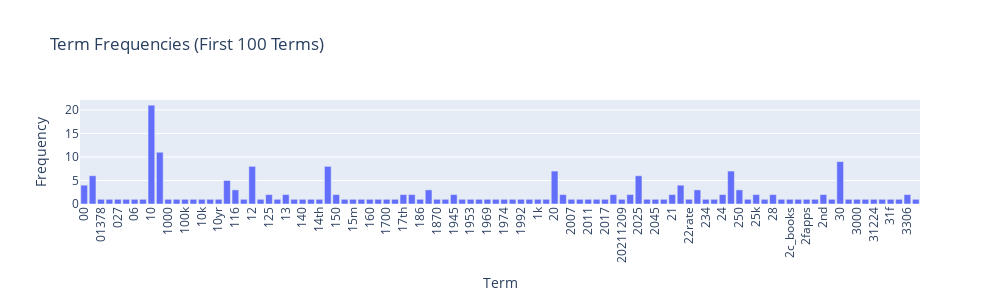

The code cell stored with this chart in its notebook:
### Code cell
# Answer here
import plotly.express as px

# Create an interactive bar plot for the first 100 terms
terms = count_vect.get_feature_names_out()[:100]
freqs = term_frequencies[:100]

fig = px.bar(x=terms, y=freqs, labels={'x': 'Term', 'y': 'Frequency'}, title='Term Frequencies (First 100 Terms)')
fig.update_layout(xaxis_tickangle=-90, width=1000, height=300)
fig.show()

### Figure 1 — Plotly figure (JSON) as saved in the notebook; plotly's stock layout.template omitted (floating-point values rounded to 4 significant figures)
{"data": [{"hovertemplate": "Term=%{x}<br>Frequency=%{y}<extra></extra>", "legendgroup": "", "marker": {"color": "#636efa", "pattern": {"shape": ""}}, "name": "", "orientation": "v", "showlegend": false, "textposition": "auto", "type": "bar", "x": ["00", "000", "01378", "02", "027", "03", "06", "08", "10", "100", "1000", "10000", "100k", "100x", "10k", "10ks", "10yr", "11", "116", "118", "12", "1242", "125", "12855584", "13", "14", "140", "145", "14th", "15", "150", "153", "15m", "16", "160", "17", "1700", "1728", "17th", "18", "186", "18630", "1870", "1934", "1945", "1947", "1953", "1961", "1969", "1973", "1974", "1981", "1992", "1999", "1k", "1m", "20", "200", "2007", "200k", "2011", "2012", "2017", "2021", "20211209", "2024", "2025", "2028", "2045", "208", "21", "22", "22rate", "23", "234", "235", "24", "25", "250", "25bps", "25k", "27", "28", "296895", "2c_books", "2c_wiki_recommendations", "2fapps", "2k", "2nd", "2s", "30", "300", "3000", "31", "31224", "31225", "31f", "33", "3306", "34"], "xaxis": "x", "y": [4, 6, 1, 1, 1, 1, 1, 1, 21, 11, 1, 1, 1, 1, 1, 1, 1, 5, 3, 1, 8, 1, 2, 1, 2, 1, 1, 1, 1, 8, 2, 1, 1, 1, 1, 1, 1, 1, 2, 2, 1, 3, 1, 1, 2, 1, 1, 1, 1, 1, 1, 1, 1, 1, 1, 1, 7, 2, 1, 1, 1, 1, 1, 2, 1, 2, 6, 1, 1, 1, 2, 4, 1, 3, 1, 1, 2, 7, 3, 1, 2, 1, 2, 1, 1, 1, 1, 1, 2, 1, 9, 1, 1, 1, 1, 1, 1, 1, 2, 1], "yaxis": "y"}], "layout": {"barmode": "relative", "height": 300, "legend": {"tracegroupgap": 0}, "title": {"text": "Term Frequencies (First 100 Terms)"}, "width": 1000, "xaxis": {"anchor": "y", "domain": [0, 1], "tickangle": -90, "title": {"text": "Term"}}, "yaxis": {"anchor": "x", "domain": [0, 1], "title": {"text": "Frequency"}}}}
